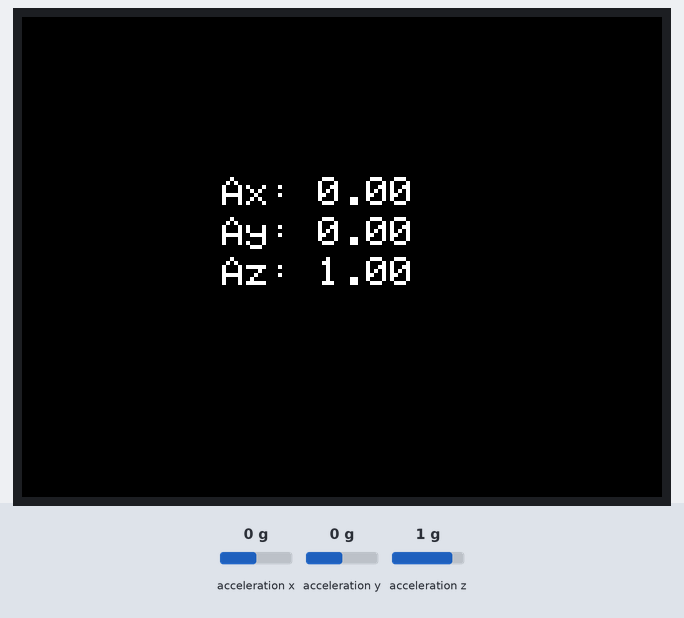
Simulated run of this sketch. Board: ESP32. Parts: 320×240 colour display. Inputs (shaded band) come from the test bench; at power-on: acceleration x 0 g, acceleration y 0 g, acceleration z 1 g.

Above: at 1.05 s.
1.5 s: acceleration x set to -1.4 g
At 2.21 s:
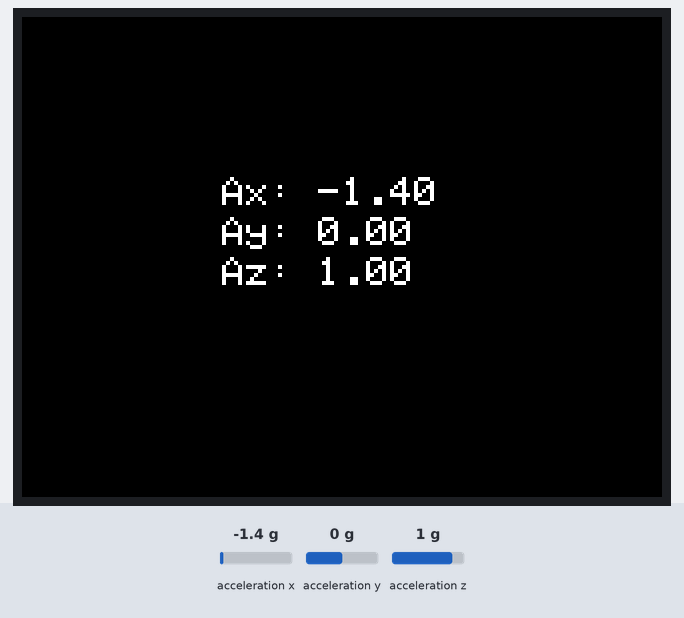
3.4 s: acceleration y set to -1.4 g
At 3.95 s:
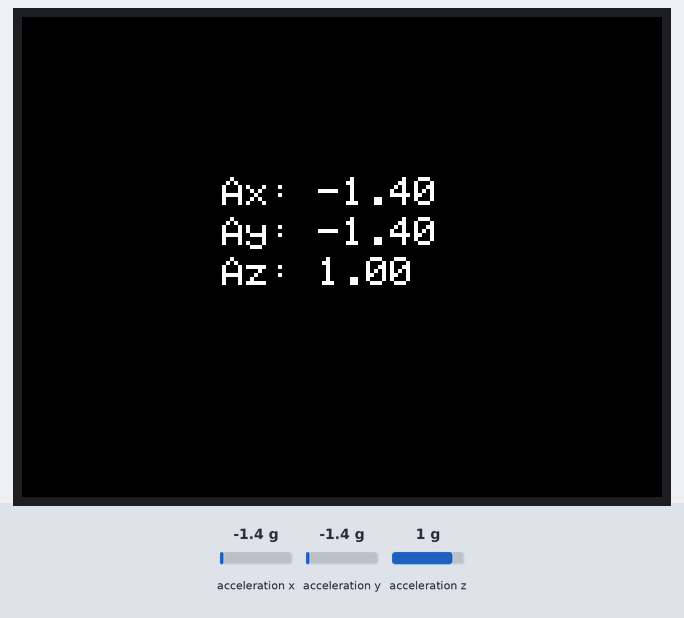
5.2 s: acceleration z set to -1.4 g
At 5.69 s:
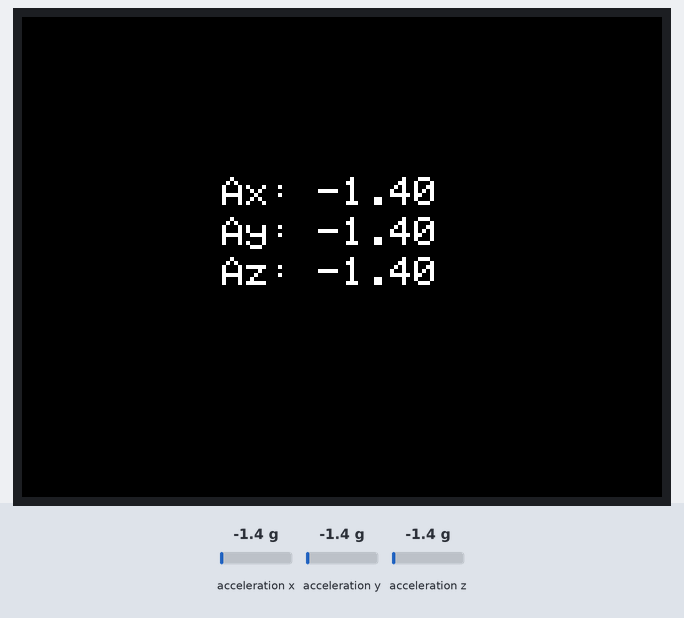
6.9 s: acceleration x set to -0.8 g
At 7.43 s:
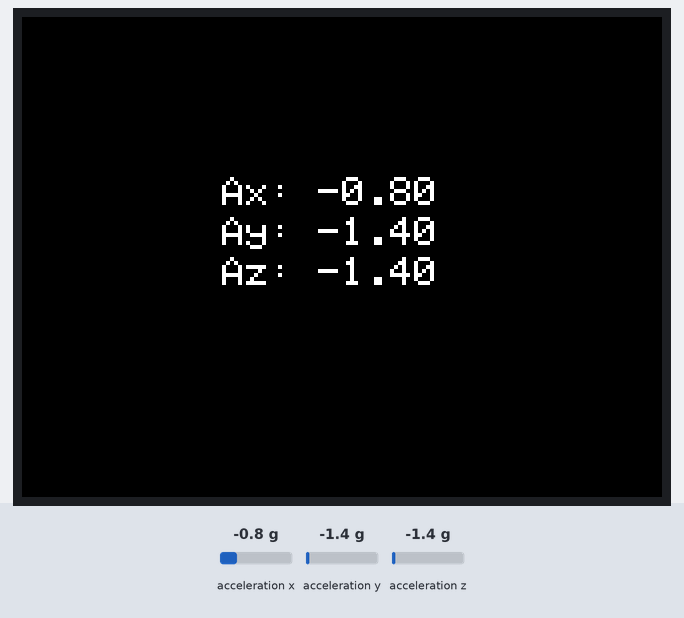
Timing chart, 0 to 9.6 s (numbered marks = the images above; inputs shaded):
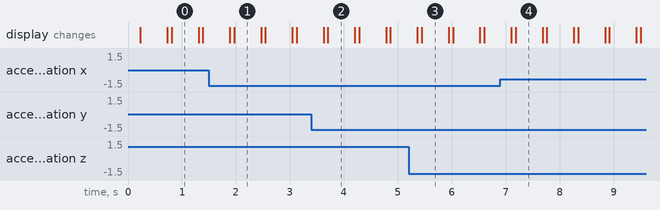

Measured:
- after the input at 1.5 s, the display: first differs from a run without the input after 0.47 s (image 1)
- after the input at 3.4 s, the display: first differs from a run without the input after 0.31 s (image 2)
- after the input at 5.2 s, the display: first differs from a run without the input after 0.24 s (image 3)
- after the input at 6.9 s, the display: first differs from a run without the input after 0.28 s (image 4)
- what the display in image 0 shows lasts 0.5 s, from 0.8 s to 1.3 s

The sketch:

WIO-Example0701.ino
```cpp
#include "TFT_eSPI.h"
#include "LIS3DHTR.h"
TFT_eSPI tft;
LIS3DHTR<TwoWire> lis;

void setup(){
  tft.begin();
  tft.setRotation(3);
  tft.fillScreen(TFT_BLACK);
  tft.setTextColor(TFT_WHITE, TFT_WHITE);
  tft.setTextSize(2);
  lis.begin(Wire1);
  if(!lis){
    tft.drawString("ERROR", 80, 120);
    while(1);
  }
  lis.setOutputDataRate(LIS3DHTR_DATARATE_25HZ);
  lis.setFullScaleRange(LIS3DHTR_RANGE_2G);
}

void loop(){
  float ax, ay, az;
  ax = lis.getAccelerationX();
  ay = lis.getAccelerationY();
  az = lis.getAccelerationZ();
  tft.drawString("Ax: " + String(ax) + String(" "), 100, 80);
  tft.drawString("Ay: " + String(ay) + String(" "), 100, 100);
  tft.drawString("Az: " + String(az) + String(" "), 100, 120);
  delay(500);
  tft.fillScreen(TFT_BLACK);
}
```
